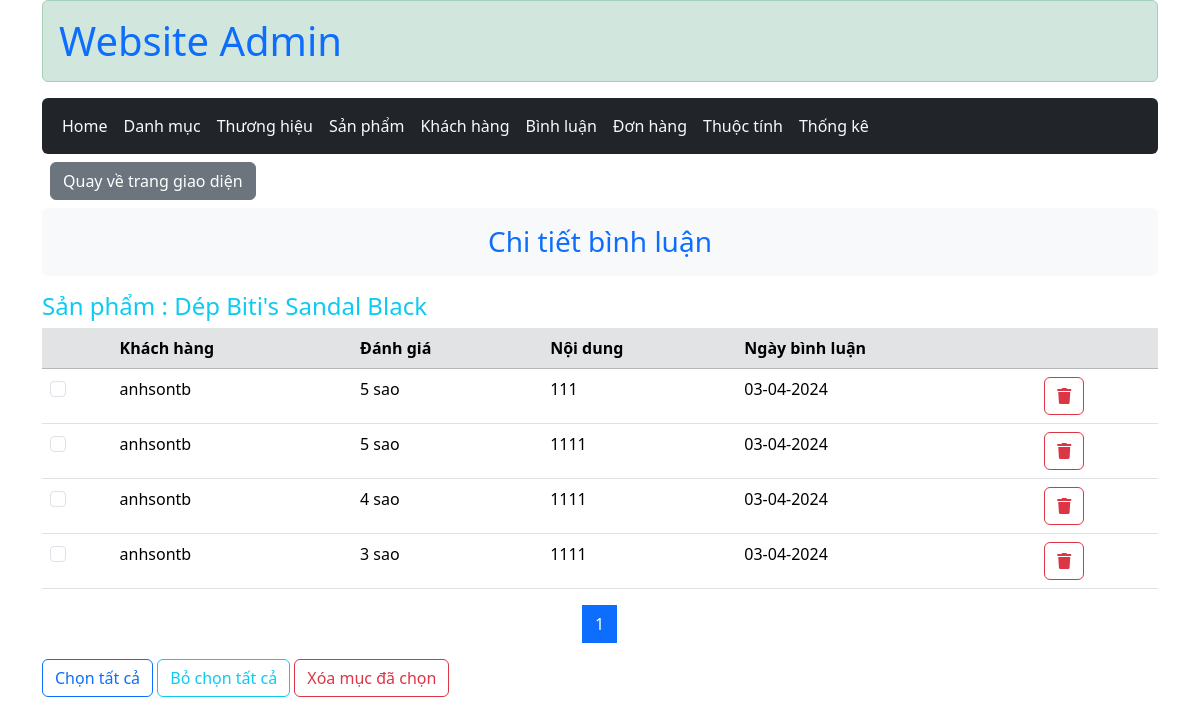
The app's page /admin/index.php?act=comment_detail&product_id=63 with its own data.
### tables this page shows
CREATE TABLE `product` (
  `product_id` int(11) NOT NULL,
  `name` varchar(255) NOT NULL,
  `price` int(11) NOT NULL,
  `image` varchar(255) NOT NULL,
  `description` text NOT NULL,
  `sale` int(11) NOT NULL,
  `create_at` date NOT NULL,
  `view` int(11) NOT NULL,
  `cate_id` int(11) NOT NULL,
  `brand_id` int(11) NOT NULL
);

CREATE TABLE `comments` (
  `comment_id` int(11) NOT NULL,
  `content` text NOT NULL,
  `date` varchar(50) NOT NULL,
  `rating` int(11) NOT NULL,
  `user_id` int(11) NOT NULL,
  `product_id` int(11) NOT NULL
);

CREATE TABLE `user` (
  `user_id` int(11) NOT NULL,
  `user_name` varchar(50) NOT NULL,
  `password` varchar(20) NOT NULL,
  `fullname` varchar(50) NOT NULL,
  `email` varchar(50) NOT NULL,
  `phone` varchar(11) NOT NULL,
  `address` varchar(50) NOT NULL,
  `role` tinyint(1) DEFAULT 0,
  `create_at` varchar(50) NOT NULL
);

### controller/ControllerAdmin/CommentControl.php (called while the page is built, shortened)
<?php
function select_comment_by_id(){
    $product_id = $_GET['product_id'];
    if(!isset($_GET['page']) || !is_numeric($_GET['page']) || $_GET['page'] <= 1 ){
        $page = 1;
    }else{
        $page = $_GET['page'];
    }
    $quantity = 6;
    $total_comment_product = comments_select_by_product($product_id);
    $list_comment = comments_select_page_product($product_id, $page, $quantity);
    $total_pages =  ceil(count($total_comment_product) / $quantity);
    $product = product_select_by_id($product_id);
    include "comment/detail_comment.php";
}

### model/pdo.php (called while the page is built, shortened)
<?php
    function pdo_get_connection(){
        $servername = "localhost";
        $username = "root";
        $password = "";
        try {
            $conn = new PDO("mysql:host=$servername;dbname=duan1", $username, $password);
            $conn->setAttribute(PDO::ATTR_ERRMODE, PDO::ERRMODE_EXCEPTION);
            return $conn;
        } catch(PDOException $e) {
            echo "Lỗi kết nối : " . $e->getMessage();
        }
    }
    function pdo_query($sql){
        $sql_args = array_slice(func_get_args(),1);
        try{
            $conn = pdo_get_connection();
            $stmt = $conn ->prepare($sql);
            $stmt -> execute($sql_args);
            $rows = $stmt -> fetchAll();
            return $rows;
        }
        catch(PDOException $e){
            throw $e;
        }
        finally{
            unset($conn);
        }
    }
        function pdo_query_one($sql){
            $sql_args = array_slice(func_get_args(), 1);
            try{
                $conn = pdo_get_connection();
                $stmt = $conn->prepare($sql);
                $stmt->execute($sql_args);
                $row = $stmt->fetch(PDO::FETCH_ASSOC);
                return $row;
            }
            catch(PDOException $e){
                throw $e;
            }
            finally{
                unset($conn);
            }
    }
?>

### model/product.php (called while the page is built, shortened)
<?php
function product_select_by_id($product_id){
    $sql = "SELECT * from product  where product_id  = ? ";
    return pdo_query_one($sql, $product_id);
}

### model/comment.php (called while the page is built, shortened)
<?php
function comments_select_by_product($product_id){
    $sql = "SELECT c.*, user_name FROM comments c JOIN product p ON p.product_id=c.product_id
                                                JOIN  user u on u.user_id  = c.user_id
            WHERE c.product_id=? ORDER BY date asc ";
    return pdo_query($sql, $product_id);
}
function comments_select_page_product($product_id,$page, $quantity){
    $start = ($page -1)* $quantity;
    $sql = "SELECT c.*, user_name FROM comments c JOIN product p ON p.product_id=c.product_id
            JOIN  user u on u.user_id  = c.user_id
            WHERE c.product_id=? ORDER BY date asc
            limit $start, $quantity";
    return pdo_query($sql,$product_id);
}

### admin/comment/detail_comment.php (the view, shortened to what this page needs)
<main class="container_">
    <h3 class="alert bg-light text-primary text-center"> Chi tiết bình luận   </h3>
    <h4 class="text-info">Sản phẩm : <?=$product['name'] ?></h4>
    <form action="index.php?act=delete_comment_by_checkbox" method="post">
        <table class="table table-hover">
            <thead  class="table-secondary" >
                <tr>
                    <th></th>
                    <th>Khách hàng</th>
                    <th>Đánh giá</th>                                                                                                      </th>
                    <th>Nội dung</th>                                                                                                      </th>
                    <th>Ngày bình luận</th>
                    <th></th>
                </tr>
            </thead>
            <tbody>
                <?php
                    foreach($list_comment as $comment) :
                ?>
                    <tr>
                        <td> <input class="form-check-input" name="comments_id[]" type="checkbox" value="<?= $comment['comment_id'] ?>" ></td>
                        <td><?= $comment['user_name']?></td>
                        <td><?= $comment['rating']?> sao</td>
                        <td><?= $comment['content']?></td>
                        <td><?= $comment['date']?></td>
                        <td>
                            <a href="index.php?act=delete_comment&comment_id=<?= $comment['comment_id'] ?>" class="btn btn-outline-danger fw-medium" onclick="return confirm('Xác nhận xóa')"><i class="fas fa-trash"></i></a>
                        </td>
                    </tr>
                <?php endforeach?>
            </tbody>
        </table>
        <div aria-label="Page navigation example" class="chuyentrang">
            <ul class="pagination justify-content-center" >
                <?php
                for ($i = 1; $i <= $total_pages; $i++) {
                    $page = isset($page) && !empty($page) ? $page : 1;
                ?>
                    <li class="page-item">
                    <a class="page-link <?= $page == $i ? 'active' : '' ?>" href="?act=comment_detail&product_id=<?=$product['product_id'] ?>&page=<?= $i ?>"><?= $i ?></a>
                    </li>
                <?php } ?>
            </ul>
        </div>
        <div class="form-group">
            <button name="" id="btnclick" class="btn btn-outline-primary fw-medium">Chọn tất cả</button>
            <button type="reset"  class="btn btn-outline-info fw-medium">Bỏ chọn tất cả</button>
            <input type="submit" name="delete_btn"  class="btn btn-outline-danger fw-medium" value="Xóa mục đã chọn">
        </div>
    </form>
</main>

### records on screen
product: name "Dép Biti's Sandal Black"
comments: user.user_name "anhsontb", rating "5", content "111", date "03-04-2024"
comments: user.user_name "anhsontb", rating "5", content "1111", date "03-04-2024"
comments: user.user_name "anhsontb", rating "4", content "1111", date "03-04-2024"
comments: user.user_name "anhsontb", rating "3", content "1111", date "03-04-2024"
